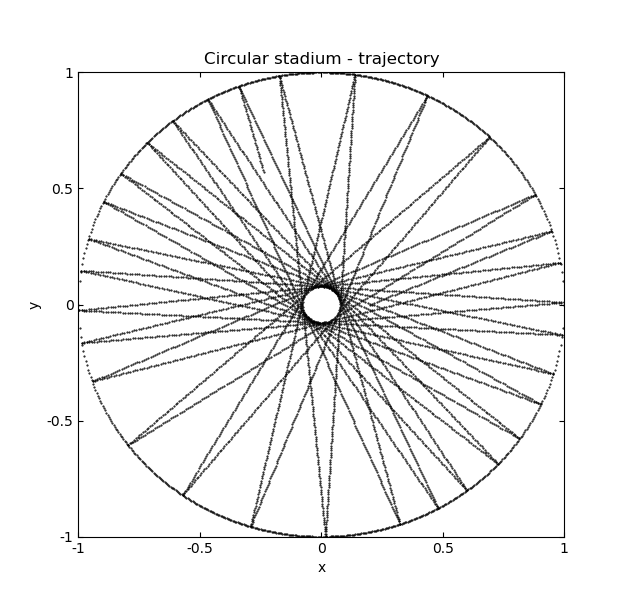

The script that drew this image:
# generates Figure 3.22-left from Giordano
#James Keen 2/7/20

import matplotlib.pyplot as plt
import numpy as np

#set up constants
r = 1
Vtot = 1
dt = 0.01

#set up variables with initial values
x = 0.2
y = 0
t = 0
Vx = Vtot * np.cos(np.pi/7.85)
Vy = Vtot * np.sin(np.pi/7.85)
x_array = []
y_array = []
oldX = 0
oldY = 0

#set up arrays for drawing the circle halves
circleX = np.linspace(-1,1,401)
circleY = np.sqrt(r**2 - circleX**2)
circleY2 = -circleY

# the main loop which will calculate all points for the trajectory plot
while t < 61.2:
    oldX = x
    oldY = y
    x_array.append(x)
    y_array.append(y)
    x += Vx * dt
    y += Vy * dt
    dist = np.sqrt(x**2 + y**2)
    
    if (dist >= r): # if the 'ball' goes outside the wall
        # the following if and while blocks move the ball back and reapproach the wall at a smaller timestep to get as close as possible
        if (dist - r > 0.000001):
            x = oldX
            y = oldY
        while ((r-dist) > 0.000001):
            x += (Vx * dt**2)
            y += (Vy * dt**2)
            dist = np.sqrt(x**2 + y**2)
            
        # then all the necessary angles and new velocity components are calculated
        normAngle = np.arctan2(y,x) + np.pi
        velAngle = np.arctan2(Vy,Vx) + np.pi
        angleDiff = velAngle - normAngle
        velAngle = normAngle - angleDiff
        Vx = Vtot * np.cos(velAngle)
        Vy = Vtot * np.sin(velAngle)
    t += dt    
    
# here the circles and trajectory are plotted
plt.plot(circleX,circleY,'.k',circleX,circleY2,'.k',x_array, y_array, '.k',markersize = 1)

# the labels and ticks are defined here
plt.axis([-1,1,-1,1],'equal', 'box')
plt.xticks(ticks = [-1,-0.5,0,0.5,1],labels = ['-1','-0.5','0','0.5','1'])
plt.yticks(ticks = [-1,-0.5,0,0.5,1],labels = ['-1','-0.5','0','0.5','1'])
plt.tick_params(direction = 'in', right = True, top = True)
plt.xlabel('x')
plt.ylabel('y')
plt.title('Circular stadium - trajectory')

plt.show()
